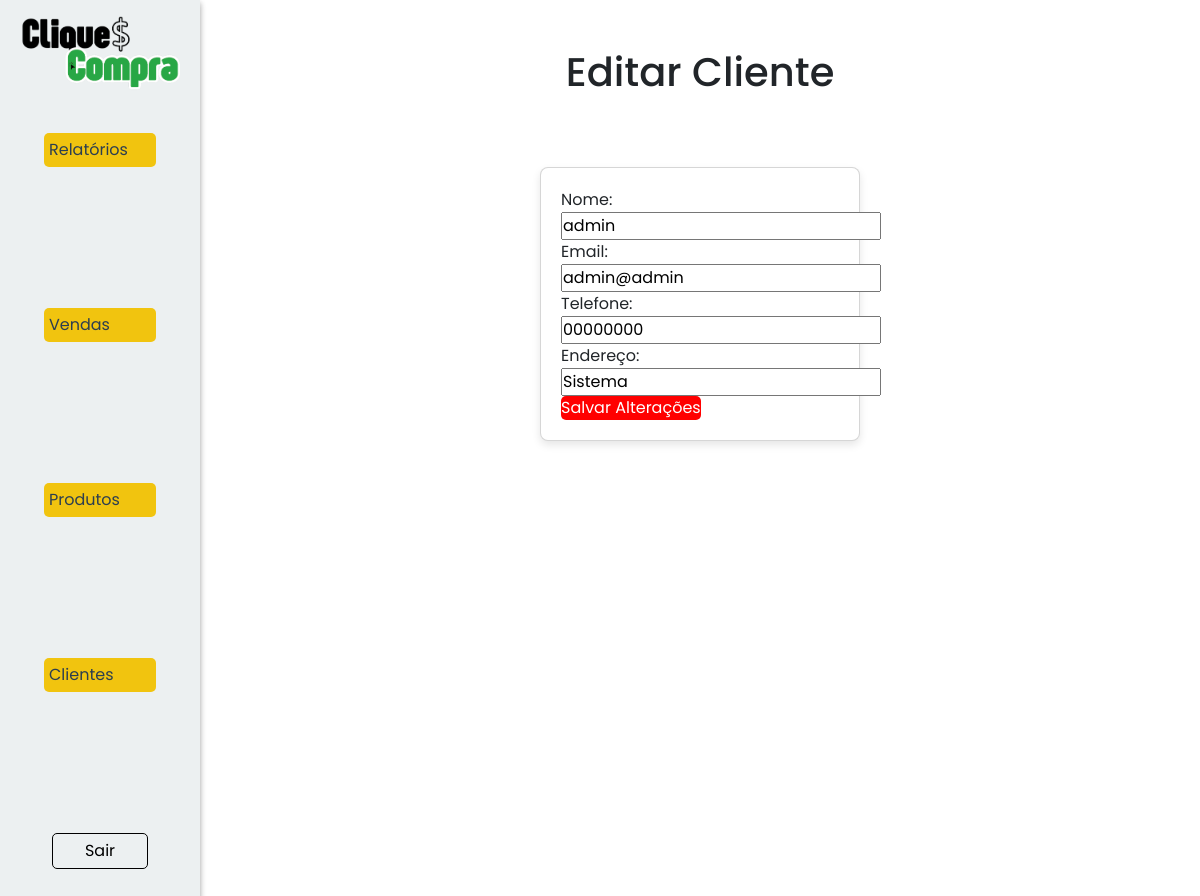
The app's page /clientes/edit/1 (signed in) with its own data.
### models/clientes.py (models this page shows, shortened)
class Cliente(Base, UserMixin):
    __tablename__ = 'tb_clientes'
    cli_id:Mapped[int] = mapped_column(primary_key = True, autoincrement=True)
    cli_nome:Mapped[str] = mapped_column(nullable=False)
    cli_email:Mapped[str] = mapped_column(unique = True, nullable=False)
    cli_telefone:Mapped[str] = mapped_column(nullable=False)
    cli_endereco:Mapped[str] = mapped_column(nullable=False)
    cli_senha:Mapped[str] = mapped_column(nullable=False)
    cli_tipo:Mapped[str] = mapped_column(nullable=False)
    vendas: Mapped[list["Venda"]] = relationship("Venda", back_populates="clientes", cascade="all, delete-orphan")
    @classmethod
    def find(cls, **kwargs):
        if 'email' in kwargs:
            return session.query(cls).filter_by(cli_email=kwargs['email']).first() #SELECT * FROM tb_clientes WHERE cli_email = email
        elif 'id' in kwargs:
            return session.query(cls).filter_by(cli_id=kwargs['id']).first() #SELECT * FROM tb_clientes WHERE cli_id = id
        else:
            raise AttributeError('A busca deve ser feita por email ou id.')
    @classmethod
    def all(cls, ordem = "crescente"):
        if ordem == "crescente":
            direcao = "ASC"
        elif ordem == "decrescente":
            direcao = "DESC"
        sql = text(f"SELECT * FROM tb_clientes ORDER BY cli_nome {direcao}")
        clientes = session.execute(sql).fetchall()
        return clientes

### controllers/clientes.py (the view, shortened to what this page needs)
@cliente_bp.route('/edit/<int:cli_id>', methods=['POST','GET'])
@login_required
@role_required('admin')
def edit(cli_id):
    cliente = Cliente.find(id=cli_id)
    if cliente:
        return render_template('clientes/edit.html', cliente=cliente)
    else:
        flash("Cliente não encontrado.", "error")
        return redirect(url_for('cliente.view'))

### controllers/clientes.py (called while the page is built)
@login_manager.user_loader
def load_user(user_id):
    return Cliente.find(id=user_id)

### templates/clientes/edit.html (shortened to what this page needs)
{% extends "model.html" %}
{% block head_extras %}
<link rel="stylesheet" href="{{ url_for('static', filename='style/model.css') }}">
<link rel="stylesheet" href="{{ url_for('static', filename='style/edit.css') }}">
{% endblock %}
{% block content %}
<nav class="nav-reg">
    <img src="../../static/assets/cliqueconta.png" alt="Logo do CliqueCompra">
    <div class="links">
        {% if current_user.cli_tipo == 'admin' %}
            <div class="dropdown">
                <button class="dropdown-button" onclick="toggleDropdown('relatorios-menu')">Relatórios</button>
            </div>
            <div class="dropdown">
                <button class="dropdown-button" onclick="toggleDropdown('vendas-menu')">Vendas</button>
            </div>
        {% endif %}
        <div class="dropdown">
            <button class="dropdown-button" onclick="toggleDropdown('produtos-menu')">Produtos</button>
        </div>
        {% if current_user.cli_tipo == 'admin' %}
            <div class="dropdown">
                <button class="dropdown-button" onclick="toggleDropdown('clientes-menu')">Clientes</button>
            </div>
        {% endif %}
        <a class='sair' href="{{url_for('cliente.logout')}}">Sair</a>
    </div>
</nav>
<main>
    <h1>Editar Cliente</h1>
    <form action="{{ url_for('cliente.edit', cli_id=cliente.cli_id) }}" method="POST" class="ed-cliente">
        <form action="{{ url_for('cliente.edit', cli_id=cliente.cli_id) }}" method="POST">
            <div>
                <label for="nome">Nome:</label>
                <input type="text" id="nome" name="nome" value="{{ cliente.cli_nome }}" required>
            </div>
            <div>
                <label for="email">Email:</label>
                <input type="email" id="email" name="email" value="{{ cliente.cli_email }}" required>
            </div>
            <div>
                <label for="telefone">Telefone:</label>
                <input type="number" id="telefone" name="telefone" value="{{ cliente.cli_telefone }}">
            </div>
            <div>
                <label for="endereco">Endereço:</label>
                <input type="text" id="endereco" name="endereco" value="{{ cliente.cli_endereco }}">
            </div>
            <button type="submit">Salvar Alterações</button>
        </form>
    </form>
</main>
{% endblock %}

### static/style/model.css (style rules this page uses)
* { padding: 0; margin: 0; box-sizing: border-box; font-family: "Poppins", serif; }
body { display: flex; min-width: 100vw; min-height: 100vh; height: auto; background-color: #FFFFFF; }
.dropdown { width: 100%; display: flex; flex-direction: column; align-items: center; justify-content: center; }

### records on screen
Cliente: nome "admin", email "admin@admin", telefone "00000000", endereco "Sistema"
